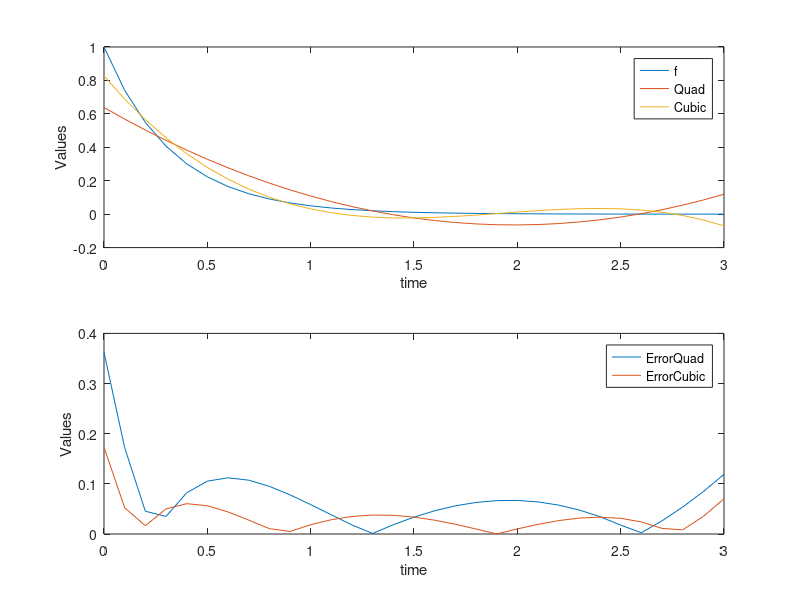

Write the MATLAB code that produced this figure.

%% Given function
expFunc = @(t) exp(-3*t)
timeStep = 0:0.1:3;

%% Define the basis functions 
basis1 = @(t) (2*t - 3)/3 ;
basis2 = @(t) 0.5*(3*((2*t - 3)/3).^2 - 1) ;
basis3 = @(t) 0.5*(5*((2*t-3)/3).^3 - 2*t + 3) ;
sqbasis1 = @(t) ((2*t - 3)/3).^2 ;
sqbasis2 = @(t) (0.5*(3*((2*t - 3)/3).^2 - 1)).^2 ;
sqbasis3 = @(t) (0.5*(5*((2*t-3)/3).^3 - 2*t + 3)).^2 ;

%%Evaluate the diagonal elements
B_11 = integral(sqbasis1, 0, 3);
B_22 = integral(sqbasis2, 0, 3);
B_33 = integral(sqbasis3, 0 ,3);

%%for the rhs, that is function times the basis
%fbasis1 = @(t) exp(-3*t) .* (2*t - 3)/3 ;
%fbasis2 = @(t) exp(-3*t) .* (0.5*(3*((2*t - 3)/3).^2 - 1)) ;
%fbasis3 = @(t) exp(-3*t) .* (0.5*(5*((2*t-3)/3).^3 - 2*t + 3)) ;
fbasis1 = @(t) expFunc(t) .* basis1(t);
fbasis2 = @(t) expFunc(t) .* basis2(t);
fbasis3 = @(t) expFunc(t) .* basis3(t);

b_0 = integral(expFunc, 0,3);
b_1 = integral(fbasis1, 0,3);
b_2 = integral(fbasis2, 0,3);
b_3 = integral(fbasis3, 0,3);

%%Evaluate the coefficients
c_0 = b_0/3 ;
c_1 = b_1/B_11 ;
c_2 = b_2/B_22 ;
c_3 = b_3/B_33 ;

polyQuad = @(t) c_0 + c_1*basis1(t) + c_2*basis2(t) ;
polyCubic = @(t) c_0 + c_1*basis1(t) + c_2*basis2(t) + c_3*basis3(t);

for i=1:length(timeStep)
	errorQuadTrack(i) = abs(expFunc(timeStep(i)) - polyQuad(timeStep(i)));
	errorCubicTrack(i) = abs(expFunc(timeStep(i)) - polyCubic(timeStep(i))) ;
end

disp('======= L2-norm of Error for Quadratic ===========')
norm(errorQuadTrack)
disp('======= L2-norm of Error for Cubic ===========')
norm(errorCubicTrack)

subplot(2,1,1);
plot(timeStep, expFunc(timeStep), timeStep, polyQuad(timeStep), timeStep, polyCubic(timeStep));
xlabel('time')
ylabel('Values')
legend('f','Quad','Cubic')
subplot(2,1,2);
plot(timeStep, errorQuadTrack, timeStep, errorCubicTrack);
xlabel('time')
ylabel('Values')
legend('ErrorQuad','ErrorCubic')
	
